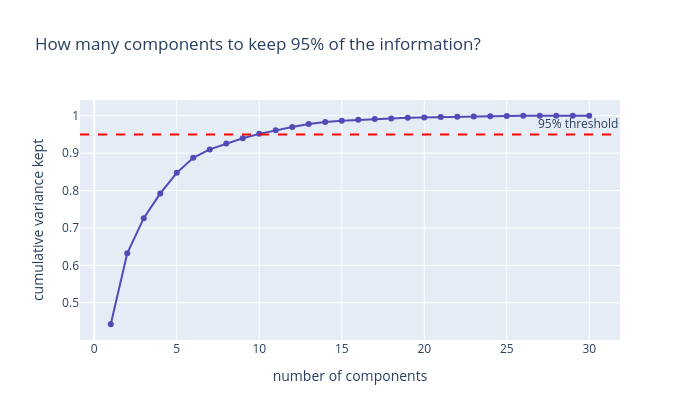

The cell this chart's notebook holds for it:
### Markdown cell above
## Step 3 — PCA by variance threshold (the real way)

Not `PCA(n_components=2)` — that's a tutorial crutch. In real work you say "keep enough components to retain 95% of the variance" and let PCA decide how many that is. Here we check how the variance accumulates, then keep 95%.

### Code cell
# Fit PCA on everything first, just to see the variance curve
pca_full = PCA().fit(X_std)
cum_var = np.cumsum(pca_full.explained_variance_ratio_)

fig = go.Figure()
fig.add_trace(go.Scatter(x=list(range(1, len(cum_var)+1)), y=cum_var,
    mode='lines+markers', marker_color='#534AB7', name='cumulative variance'))
fig.add_hline(y=0.95, line_dash='dash', line_color='red',
    annotation_text='95% threshold')
fig.update_layout(title='How many components to keep 95% of the information?',
    xaxis_title='number of components', yaxis_title='cumulative variance kept',
    width=700, height=420)
fig.show()

# Now keep 95% — PCA picks the count automatically
pca = PCA(n_components=0.95)
X_pca = pca.fit_transform(X_std)
print(f"PCA kept {X_pca.shape[1]} components (out of {X.shape[1]}) to retain 95% variance")
print("This is the matrix we cluster on. Note: it's 10-D, NOT 2-D. We never plot it directly.")

### Figure 1 — Plotly figure (JSON) as saved in the notebook; plotly's stock layout.template omitted (floating-point values rounded to 4 significant figures)
{"data": [{"marker": {"color": "#534AB7"}, "mode": "lines+markers", "name": "cumulative variance", "type": "scatter", "x": [1, 2, 3, 4, 5, 6, 7, 8, 9, 10, 11, 12, 13, 14, 15, 16, 17, 18, 19, 20, 21, 22, 23, 24, 25, 26, 27, 28, 29, 30], "y": [0.4427, 0.6324, 0.7264, 0.7924, 0.8473, 0.8876, 0.9101, 0.926, 0.9399, 0.9516, 0.9614, 0.9701, 0.9781, 0.9834, 0.9865, 0.9892, 0.9911, 0.9929, 0.9945, 0.9956, 0.9966, 0.9975, 0.9983, 0.9989, 0.9994, 0.9997, 0.9999, 1.0, 1.0, 1.0]}], "layout": {"annotations": [{"showarrow": false, "text": "95% threshold", "x": 1, "xanchor": "right", "xref": "x domain", "y": 0.95, "yanchor": "bottom", "yref": "y"}], "height": 420, "shapes": [{"line": {"color": "red", "dash": "dash"}, "type": "line", "x0": 0, "x1": 1, "xref": "x domain", "y0": 0.95, "y1": 0.95, "yref": "y"}], "title": {"text": "How many components to keep 95% of the information?"}, "width": 700, "xaxis": {"title": {"text": "number of components"}}, "yaxis": {"title": {"text": "cumulative variance kept"}}}}
